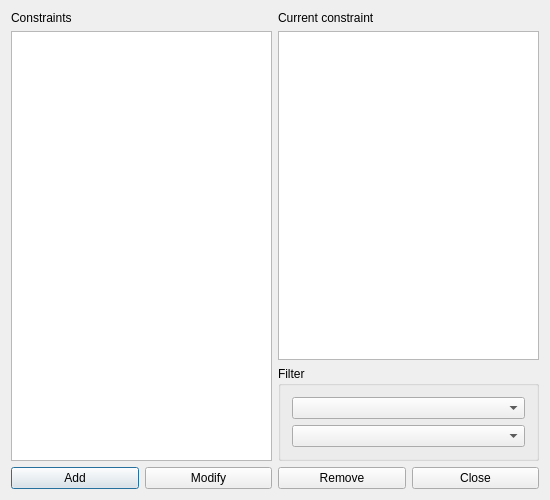
<?xml version="1.0" encoding="UTF-8"?>
<ui version="4.0">
 <class>ConstraintTeacherRoomNotAvailableTimesForm_template</class>
 <widget class="QDialog" name="ConstraintTeacherRoomNotAvailableTimesForm_template">
  <property name="geometry">
   <rect>
    <x>0</x>
    <y>0</y>
    <width>550</width>
    <height>500</height>
   </rect>
  </property>
  <property name="windowTitle">
   <string extracomment="This is the title of the dialog to see the list of all constraints of this type">Constraints teacher room not available times</string>
  </property>
  <layout class="QGridLayout" name="gridLayout_2">
   <item row="0" column="0" rowspan="2">
    <layout class="QVBoxLayout" name="verticalLayout">
     <item>
      <widget class="QLabel" name="constraintsTextLabel">
       <property name="frameShape">
        <enum>QFrame::NoFrame</enum>
       </property>
       <property name="frameShadow">
        <enum>QFrame::Plain</enum>
       </property>
       <property name="text">
        <string>Constraints</string>
       </property>
       <property name="wordWrap">
        <bool>false</bool>
       </property>
      </widget>
     </item>
     <item>
      <widget class="QListWidget" name="constraintsListWidget"/>
     </item>
    </layout>
   </item>
   <item row="0" column="1">
    <layout class="QVBoxLayout" name="verticalLayout_2">
     <item>
      <widget class="QLabel" name="currentConstraintTextLabel">
       <property name="text">
        <string>Current constraint</string>
       </property>
       <property name="wordWrap">
        <bool>false</bool>
       </property>
      </widget>
     </item>
     <item>
      <widget class="QPlainTextEdit" name="currentConstraintTextEdit"/>
     </item>
    </layout>
   </item>
   <item row="1" column="1">
    <widget class="QGroupBox" name="filterGroupBox">
     <property name="title">
      <string>Filter</string>
     </property>
     <layout class="QGridLayout" name="gridLayout">
      <item row="0" column="0">
       <widget class="QComboBox" name="teachersComboBox"/>
      </item>
      <item row="1" column="0">
       <widget class="QComboBox" name="roomsComboBox"/>
      </item>
     </layout>
    </widget>
   </item>
   <item row="2" column="0" colspan="2">
    <layout class="QHBoxLayout" name="horizontalLayout">
     <item>
      <widget class="QPushButton" name="addConstraintPushButton">
       <property name="text">
        <string>Add</string>
       </property>
      </widget>
     </item>
     <item>
      <widget class="QPushButton" name="modifyConstraintPushButton">
       <property name="text">
        <string>Modify</string>
       </property>
      </widget>
     </item>
     <item>
      <widget class="QPushButton" name="removeConstraintPushButton">
       <property name="text">
        <string>Remove</string>
       </property>
      </widget>
     </item>
     <item>
      <widget class="QPushButton" name="closePushButton">
       <property name="text">
        <string>Close</string>
       </property>
      </widget>
     </item>
    </layout>
   </item>
  </layout>
 </widget>
 <layoutdefault spacing="6" margin="11"/>
 <resources/>
 <connections/>
</ui>
